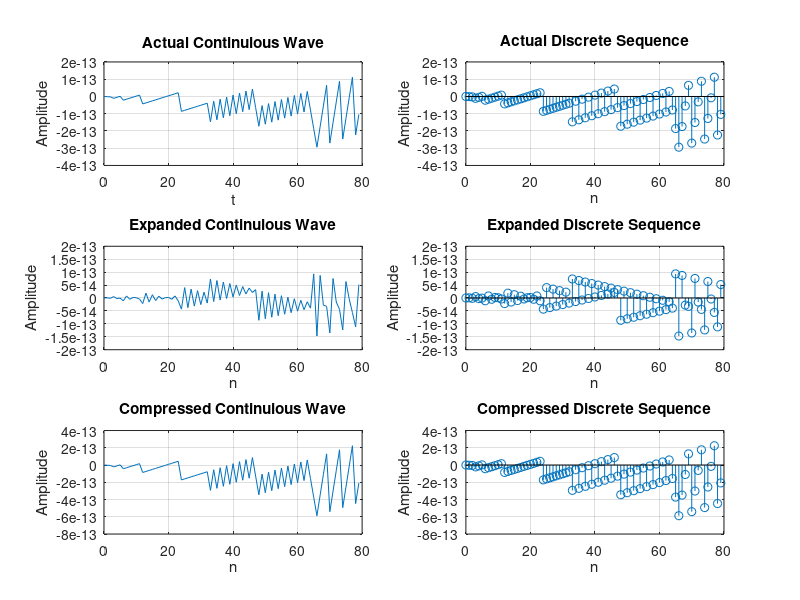

The MATLAB script that drew this image:
% assignment 3 q 4-5
%% clear
clc;
clear all;
close all;

%% creating plots for continuious waves
% set t range
t = 0:79;

% take wave frequency from user
f = input('Enter frequency of sine wave : ' );

% plot actual wave
subplot(3,2,1);
y = sin(2*pi*f*t);
plot(t,y);
title('Actual Continuious Wave');
xlabel('t');
ylabel('Amplitude');
grid on;

% plot expanded wave
subplot(3,2,3);
y = sin(2*pi*(f/2)*t);
plot(t,y);
title('Expanded Continuious Wave');
xlabel('n');
ylabel('Amplitude');
grid on;

% plot compressed wave
subplot(3,2,5);
y = sin(2*pi*(f*2)*t);
plot(t,y);
title('Compressed Continuious Wave');
xlabel('n');
ylabel('Amplitude');
grid on;

%% creating plots for discrete waves
% set variables
n = t;

% plot original signal
subplot(3,2,2);
x = sin(2*pi*f*t);
stem(n,x);
title('Actual Discrete Sequence');
xlabel('n');
ylabel('Amplitude');
grid on;

% plot expanded signal
subplot(3,2,4);
x = sin(2*pi*(f/2)*t);
stem(n,x);
title('Expanded Discrete Sequence');
xlabel('n');
ylabel('Amplitude');
grid on;

% plot compressed signal
subplot(3,2,6);
x = sin(2*pi*(f*2)*t);
stem(n,x);
title('Compressed Discrete Sequence');
xlabel('n');
ylabel('Amplitude');
grid on;